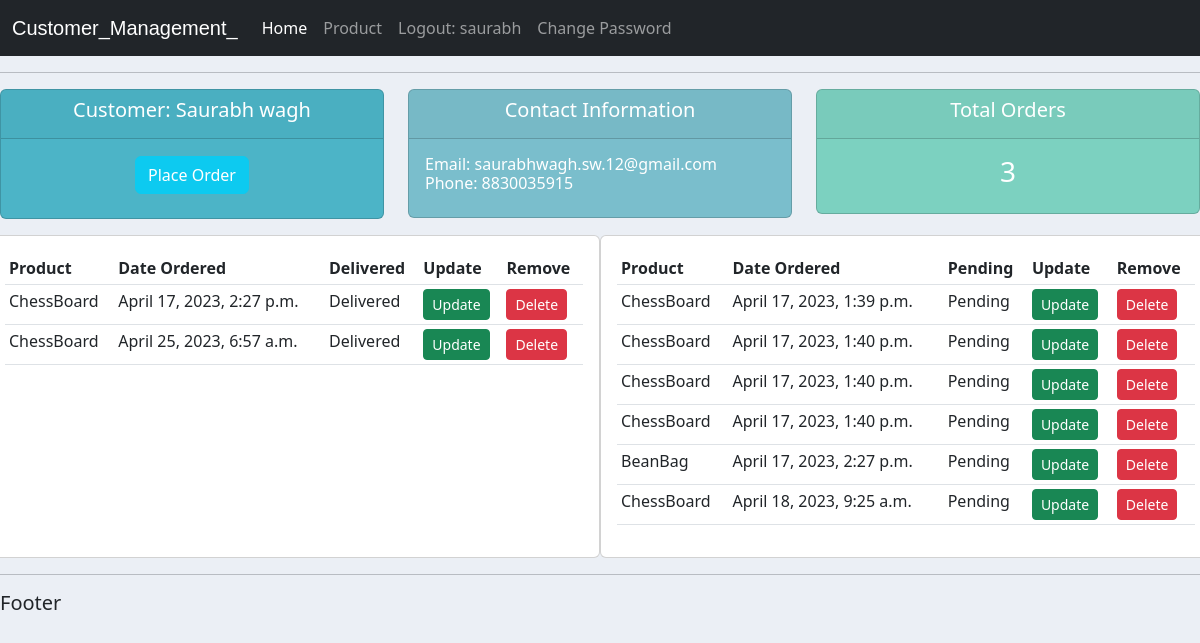
/customer/1/ (signed in), run on an earlier commit of the app's database.
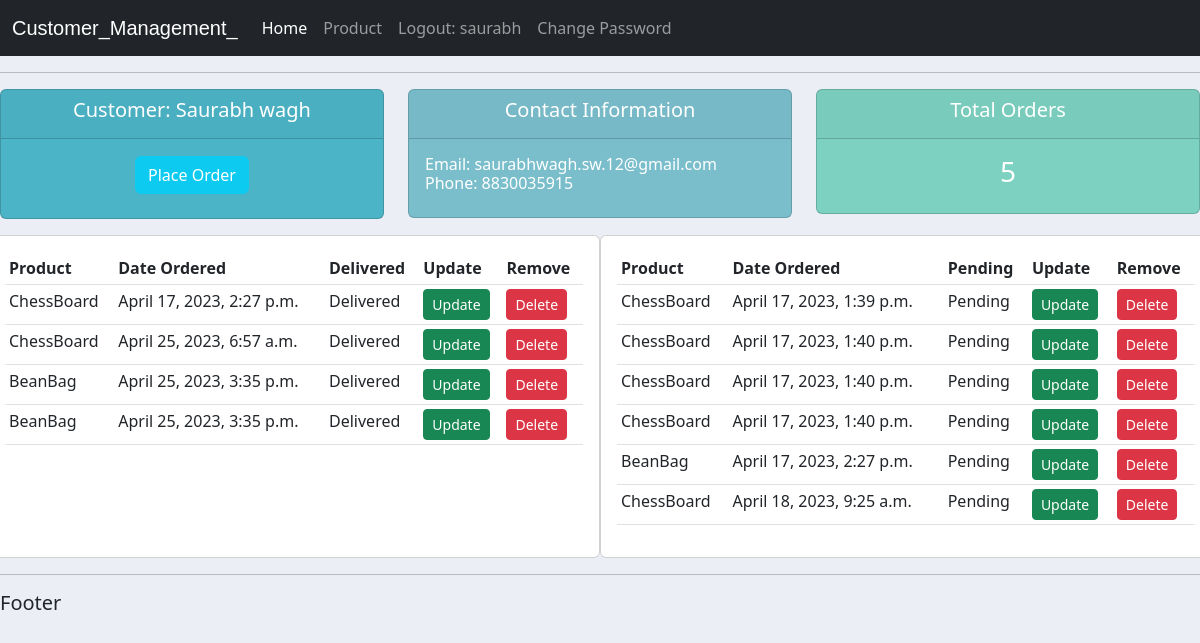
And on a later commit of the database.
### App/models.py (models this page shows, shortened)
class Order(models.Model):
    STATUS = (
        ('Pending','Pending'),('Out for Delivery','Out for Delivery'),('Delivered','Delivered')
    )
    cust = models.ForeignKey(Customer,null=True,on_delete=models.SET_NULL,serialize=id)  # Many(order) to One(customer) relationship : One Customer can have Multiple orders.
    prod = models.ForeignKey(Product,null=True,on_delete=models.SET_NULL,serialize=id)   # Many(order) to One(product) Relationship : One Product can be ordered Multiple times.
    date = models.DateTimeField(auto_now_add=True)
    status = models.CharField(max_length=200,null=True,choices=STATUS)

class Product(models.Model):
    CATEGORY = (('Indoor','Indoor'),('Outdoor','Outdoor'))
    tag = models.ManyToManyField(Tag)
    name = models.CharField(max_length=200,null=True)
    price = models.FloatField(null=True)
    category = models.CharField(max_length=200,null=True,choices=CATEGORY)
    description = models.CharField(max_length=200,null=True,blank=True)
    date = models.DateTimeField(auto_now_add=True)

### App/decorators.py (the view)
        def wrapper_func(request,*args,**kwargs):
            group = None
            if request.user.groups.exists():
                group = request.user.groups.all()[0].name
            if group in allowed_roles:
                return view_func(request,*args,**kwargs)
            else:
                return redirect('/products/')

### App/views.py (called while the page is built)
@login_required(login_url='/login/')
@allowedUsers(allowed_roles=['admin','staff'])
def customerPage(request,cid):
    customer = Customer.objects.get(pk=cid)
    orders = customer.order_set.all()
    orderCount = orders.count()
    delivered = Order.objects.filter(status='Delivered')
    pending = Order.objects.filter(status='Pending')
    return render(request,'customer.html',{'customer':customer,'orderCount':orderCount,'order':orders,'delivered':delivered,'pending':pending})

### templates/customer.html (shortened to what this page needs)
{% extends 'main.html' %}
{%block content%}
<div class="row">
    <div class="col">
        <div class="col-md">
            <div class="card text-center text-white mb-3" id="total_orders">
                <div class="card-header">
                    <h5 class="card-title">Customer: {{customer.name}}</h5>
                </div>
                <div class="card-body">
                    <h3 class="card-title">
                        <a class="btn btn-info text-white" href="/createOrder/{{customer.id}}/">Place Order</a>
                    </h3>
                </div>
            </div>
        </div>
    </div>
    <div class="col">
        <div class="col-md">
            <div class="card text-center text-white mb-3" id="orders_delivered">
                <div class="card-header">
                    <h5 class="card-title">Contact Information</h5>
                </div>
                <div class="card-body">
                    <h6 class="card-title">
                        <div style="text-align:left;">Email: {{customer.email}}</div>
                        <div style="text-align:left;">Phone: {{customer.phone}}</div>
                    </h6>
                </div>
            </div>
        </div>
    </div>
    <div class="col">
        <div class="col-md">
            <div class="card text-center text-white mb-3" id="orders_pending">
                <div class="card-header">
                    <h5 class="card-title">Total Orders</h5>
                </div>
                <div class="card-body">
                    <h3 class="card-title">{{orderCount}}</h3>
                </div>
            </div>
        </div>
    </div>
</div>
<div class="row">
    <div class="col-md-5 card card-body">
        <div class="">
            <table class="table table-sm ">
                <tr>
                    <th>Product</th>
                    <th>Date Ordered</th>
                    <th>Delivered</th>
                    <th>Update</th>
                    <th>Remove</th>
                </tr>
                {%for i in delivered%}
                    <tr>
                        <td>{{i.prod.name}}</td>
                        <td>{{i.date}}</td>
                        <td>{{i.status}}</td>
                        <td><a href="/updateOrder/{{i.id}}" class="btn btn-sm btn-success">Update</a></td>
                        <td><a href="/deleteOrder/{{i.id}}" class="btn btn-sm btn-danger">Delete</a></td>
                    </tr>
                {%endfor%}
            </table>
        </div>
    </div>
    <div class="col-md-5 card card-body">
        <div class="">
            <table class="table table-sm ">
                <tr>
                    <th>Product</th>
                    <th>Date Ordered</th>
                    <th>Pending</th>
                    <th>Update</th>
                    <th>Remove</th>
                </tr>
                {%for i in pending%}
                    <tr>
                        <td>{{i.prod.name}}</td>
                        <td>{{i.date}}</td>
                        <td>{{i.status}}</td>
                        <td><a href="/updateOrder/{{i.id}}" class="btn btn-sm btn-success">Update</a></td>
                        <td><a href="/deleteOrder/{{i.id}}" class="btn btn-sm btn-danger">Delete</a></td>
                    </tr>
                {%endfor%}
            </table>
        </div>
    </div>
</div>
{%endblock content%}

What changed in the data, as far as the page shows it:
added Order: prod.name "BeanBag", date "April 25, 2023, 3:35 p.m.", status "Delivered", shown under "5"
added Order: prod.name "BeanBag", date "April 25, 2023, 3:35 p.m.", status "Delivered", shown under "5"
Also different on the page:
{{ orderCount }}: "3" → "5"
